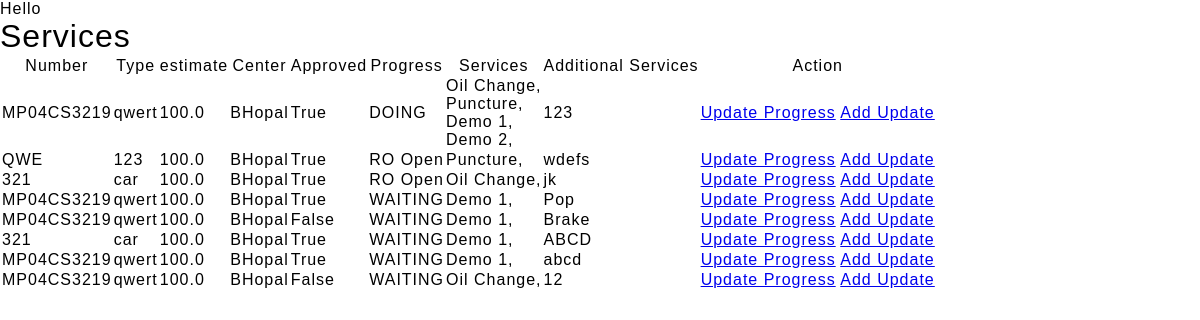
The app's page /services/list (signed in) with its own data.
### ERP/models.py (models this page shows, shortened)
class Service(models.Model):
    vehical = models.ForeignKey(Vehical , on_delete=models.SET_NULL, blank=True , null= True)
    service_estimate = models.FloatField(default= 100)
    center = models.ForeignKey(Center , on_delete=models.SET_NULL, blank=True , null= True)
    class Progress(models.TextChoices):
        WAITING = 'WAITING' , 'Waiting'
        DOING = 'DOING' , 'Doing'
    progress = models.CharField(max_length=20 , choices=Progress.choices , default= Progress.WAITING)
    services = models.ManyToManyField(ProvidedService)
    additional_services = models.CharField(max_length=200, blank = True , null = True)
    is_approved = models.BooleanField(default=False)
    def __str__(self) -> str:
        return self.vehical.number

class Vehical(models.Model):
    customer = models.ForeignKey(Customer , on_delete=models.CASCADE)
    number = models.CharField(max_length=20 , unique= True)
    type = models.CharField(max_length=20)

class ProvidedService(models.Model):
    name = models.CharField(max_length=100)
    description = models.CharField(max_length=400, default="Diam dolor diam ipsum sit amet diam et eos erat ipsum")
    duration = models.DurationField()
    renew_time = models.DurationField()
    price = models.IntegerField(default=500)
    on_display = models.BooleanField(default=False)
    icon = models.CharField(max_length=50 , default="fa fa-certificate fa-3x text-primary flex-shrink-0")

### Franchise/models.py (models this page shows, shortened)
class Center(models.Model):
    name = models.CharField(max_length=100)
    location = models.CharField(max_length=200)

### account/decorators.py (the view)
        def wrapper(request , *args, **kwargs):
            group = None
            role = request.user.role
            print(role)
            if role in allowed_roles:
                return view_func(request , *args, **kwargs)
            else :
                print('User Not allowed')
                return redirect('unauth_page')

### ERP/views.py (called while the page is built)
@login_required(login_url= 'login_page')
@allowed_users(allowed_roles=[User.Role.EMPLOYEE,User.Role.ADMIN])
def employee_service_list(request):
    context = {}
    employee = Employee.objects.get(user = request.user )
    services = list(Service.objects.filter(center = employee.center))
    print(services)
    context['services'] = services
    return render(request , 'ERP/service/employee_list.html', context)

### templates/ERP/service/employee_list.html
{% extends 'Base/base.html' %}
{% load static %}
{% block content %}
<h1>Services</h1>
<table class = 'table'>
    <tr>
        <th>Number</th>
        <th>Type</th>
        <th>estimate</th>
        <th>Center</th>
        <th>Approved</th>
        <th>Progress</th>
        <th>Services</th>
        <th>Additional Services</th>
        <th>Action</th>
        </tr>
        {% for service in services %}
        <tr>
            <td>{{service.vehical.number}}</td>
            <td>{{service.vehical.type}}</td>
            <td>{{service.service_estimate }} </td>
            <td>{{service.center.name}}</td>
            <td>{{service.is_approved}}</td>
            <td>{{service.progress}}</td>
            <td>
                {% for ser in service.services.all %}
            <p>{{ser.name}},</p>
                    {% endfor %}
            </td>
            <td>{{service.additional_services}}</td>
            <td>
                <a class="btn btn-outline-info" href="{% url 'progress_update_page' service.id %}">Update Progress</a>
                <a class="btn btn-outline-secondary" href="{% url 'employee_service_update_page' service.id %}">Add Update</a>
            </td>
        </tr>
        {% endfor %}
        </table>
{% endblock %}

### static/css/style.css (style rules this page uses)
:root { --blue: #004AAD; --red: #FA1617; --white: #FFFFFF; --sky: #E7ECEB; --black: #212121; --deepblue: #000641; }
* { margin: 0; padding: 0; box-sizing: border-box; font-family: sans-serif; letter-spacing: 1px; font-weight: 300; }
* { scrollbar-width: auto; scrollbar-color: #8f54a0 #ffffff; }
body { overflow-x: hidden; }

### static/css/marq.css (style rules this page uses)
body { margin:0; }

### static/css/testo.css (style rules this page uses)
* { padding: 0; margin: 0; box-sizing: border-box; }

### records on screen
Service: vehical.number "MP04CS3219", vehical.type "qwert", service_estimate "100.0", center.name "BHopal", is_approved "True", progress "DOING", additional_services "123"
ProvidedService: name "Oil Change"
ProvidedService: name "Puncture"
ProvidedService: name "Demo 1"
ProvidedService: name "Demo 2"
Service: vehical.number "QWE", vehical.type "123", service_estimate "100.0", center.name "BHopal", is_approved "True", progress "RO Open", additional_services "wdefs"
Service: vehical.number "321", vehical.type "car", service_estimate "100.0", center.name "BHopal", is_approved "True", progress "RO Open", additional_services "jk"
Service: vehical.number "MP04CS3219", vehical.type "qwert", service_estimate "100.0", center.name "BHopal", is_approved "True", progress "WAITING", additional_services "Pop"
Service: vehical.number "MP04CS3219", vehical.type "qwert", service_estimate "100.0", center.name "BHopal", is_approved "False", progress "WAITING", additional_services "Brake"
Service: vehical.number "321", vehical.type "car", service_estimate "100.0", center.name "BHopal", is_approved "True", progress "WAITING", additional_services "ABCD"
Service: vehical.number "MP04CS3219", vehical.type "qwert", service_estimate "100.0", center.name "BHopal", is_approved "True", progress "WAITING", additional_services "abcd"
Service: vehical.number "MP04CS3219", vehical.type "qwert", service_estimate "100.0", center.name "BHopal", is_approved "False", progress "WAITING", additional_services "12"
